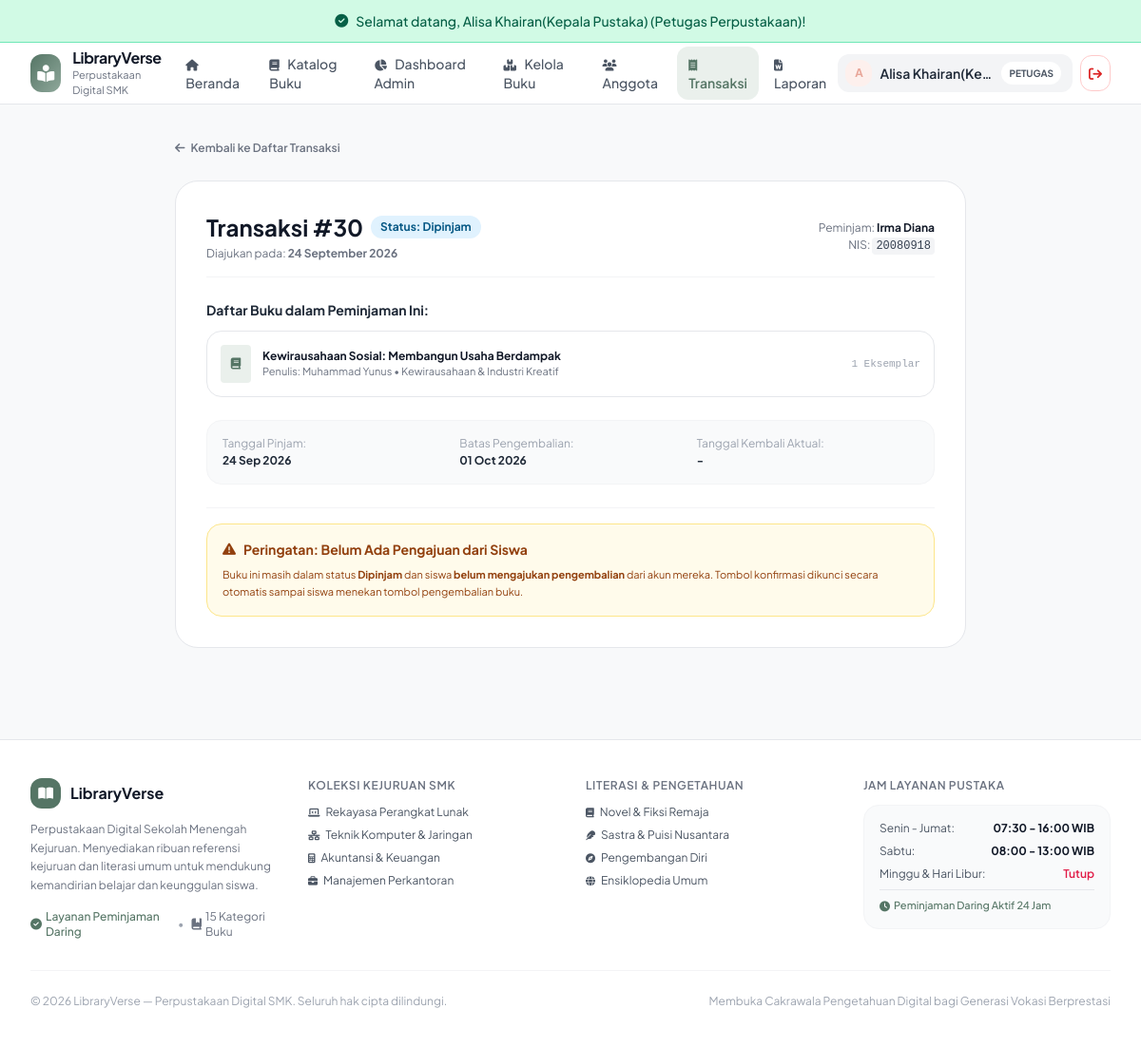
Screenshot of /index.php?c=transaksi&a=detail&id=30 (signed in) with the database file from the repository.
### tables this page shows
CREATE TABLE `transaksi` (
  `id_transaksi` int(11) NOT NULL,
  `id_pengguna` int(11) DEFAULT NULL,
  `id_admin` int(11) DEFAULT NULL,
  `tgl_pengajuan` date NOT NULL,
  `tgl_pinjam` date DEFAULT NULL,
  `batas_kembali` date DEFAULT NULL,
  `tgl_kembali` date DEFAULT NULL,
  `status` enum('menunggu','dipinjam','menunggu_kembali','dikembalikan','ditolak') NOT NULL DEFAULT 'dipinjam',
  `total_denda` decimal(10,2) NOT NULL DEFAULT 0.00
);

CREATE TABLE `pengguna` (
  `id_pengguna` int(11) NOT NULL,
  `nis` varchar(20) NOT NULL,
  `nama_lengkap` varchar(80) NOT NULL,
  `username` varchar(30) NOT NULL,
  `password` varchar(255) NOT NULL,
  `role` enum('user') NOT NULL DEFAULT 'user',
  `status` enum('Aktif','Non-Aktif') NOT NULL DEFAULT 'Aktif'
);

CREATE TABLE `detail_transaksi` (
  `id_detail` int(11) NOT NULL,
  `id_transaksi` int(11) NOT NULL,
  `id_buku` int(11) NOT NULL,
  `jumlah` int(5) NOT NULL DEFAULT 1
);

CREATE TABLE `buku` (
  `id_buku` int(11) NOT NULL,
  `judul` varchar(150) NOT NULL,
  `penulis` varchar(80) NOT NULL,
  `id_kategori` int(11) NOT NULL,
  `id_penerbit` int(11) NOT NULL,
  `tahun_terbit` year(4) NOT NULL,
  `stok` int(5) NOT NULL DEFAULT 0,
  `gambar` varchar(100) DEFAULT NULL
);

CREATE TABLE `kategori` (
  `id_kategori` int(11) NOT NULL,
  `nama_kategori` varchar(60) NOT NULL
);

### controller/TransaksiController.php (called while the page is built, shortened)
<?php
require_once __DIR__ . '/../model/DetailTransaksi.php';
class TransaksiController extends Controller {
    public function detail() {
        $id = (int)($_GET['id'] ?? 0);
        $transaksiModel = new Transaksi();
        $transaksi = $transaksiModel->getById('id_transaksi', $id);
        $detailModel = new DetailTransaksi();
        $detailBuku = $detailModel->getByTransaksi($id);
        $db = Database::getInstance()->getConnection();
        $stmtP = $db->prepare("SELECT * FROM pengguna WHERE id_pengguna = :id");
        $stmtP->execute([':id' => $transaksi['id_pengguna']]);
        $pengguna = $stmtP->fetch();
        $data = [
            'pageTitle' => 'Detail Transaksi #' . $transaksi['id_transaksi'],
            'transaksi' => $transaksi,
            'detailBuku' => $detailBuku,
            'pengguna' => $pengguna
        ];
        $this->view('admin/transaksi/detail', $data);
    }
}
?>

### config/Database.php (called while the page is built, shortened)
<?php
class Database {
    private $host = "sql103.infinityfree.com";
    private $user = "if0_42759950";
    private $pass = "N4VhNZeZ2y";
    private $dbname = "if0_42759950_xii_rpl_1_alisa_paket4";
    private $charset = "utf8mb4";
    private static $instance = null;
    private $dbh;
    private function __construct() {
        $dsn = "mysql:host=" . $this->host . ";dbname=" . $this->dbname . ";charset=" . $this->charset;
        $options = [
            PDO::ATTR_PERSISTENT => true,
            PDO::ATTR_ERRMODE => PDO::ERRMODE_EXCEPTION,
            PDO::ATTR_DEFAULT_FETCH_MODE => PDO::FETCH_ASSOC,
            PDO::ATTR_EMULATE_PREPARES => false,
        ];
        try {
            $this->dbh = new PDO($dsn, $this->user, $this->pass, $options);
        } catch (PDOException $e) {
            $this->error = $e->getMessage();
            die("Koneksi Database Gagal: " . $this->error . "<br>Pastikan database <b>xii_rpl_1_alisa_paket4</b> sudah di-import di phpMyAdmin!");
        }
    }
    public static function getInstance() {
        if (self::$instance === null) {
            self::$instance = new self();
        }
        return self::$instance;
    }
    public function getConnection() {
        return $this->dbh;
    }
}
?>

### model/Model.php (called while the page is built, shortened)
<?php
require_once __DIR__ . '/../config/Database.php';
abstract class Model {
    protected $db;
    protected $table;
    public function __construct() {
        $this->db = Database::getInstance()->getConnection();
    }
    public function getById($column, $id) {
        $stmt = $this->db->prepare("SELECT * FROM {$this->table} WHERE {$column} = :id LIMIT 1");
        $stmt->execute([':id' => $id]);
        return $stmt->fetch();
    }
}

### model/DetailTransaksi.php (called while the page is built, shortened)
<?php
require_once __DIR__ . '/Model.php';
class DetailTransaksi extends Model {
    public function getByTransaksi($id_transaksi) {
        $sql = "SELECT dt.*, b.judul, b.penulis, b.tahun_terbit, b.gambar, k.nama_kategori
                FROM detail_transaksi dt
                JOIN buku b ON dt.id_buku = b.id_buku
                LEFT JOIN kategori k ON b.id_kategori = k.id_kategori
                WHERE dt.id_transaksi = :id_transaksi";
        $stmt = $this->db->prepare($sql);
        $stmt->execute([':id_transaksi' => $id_transaksi]);
        return $stmt->fetchAll();
    }
}
?>

### view/admin/transaksi/detail.php (the view, shortened to what this page needs)
<div class="max-w-4xl mx-auto px-4 sm:px-6 lg:px-8 py-8 space-y-6">
    <div class="mb-4">
        <a href="index.php?c=transaksi&a=index" class="text-xs font-semibold text-gray-500 hover:text-gray-800 transition inline-flex items-center gap-1.5">
            <i class="fa-solid fa-arrow-left"></i> Kembali ke Daftar Transaksi
        </a>
    </div>
    <div class="bg-white rounded-3xl p-6 sm:p-8 border border-gray-200 shadow-xs space-y-6">
        <div class="flex flex-col sm:flex-row sm:items-center justify-between border-b border-gray-100 pb-4 gap-4">
            <div>
                <div class="flex items-center gap-2">
                    <h1 class="text-xl sm:text-2xl font-bold text-gray-900">Transaksi #<?= $transaksi['id_transaksi'] ?></h1>
                    <?php
                        $statusTrans = trim($transaksi['status'] ?? 'menunggu');
                        $badgeBg = 'bg-gray-100 text-gray-800';
                        if ($statusTrans === 'menunggu') $badgeBg = 'bg-amber-100 text-amber-800';
                        elseif ($statusTrans === 'dipinjam') $badgeBg = 'bg-sky-100 text-sky-800';
                        elseif ($statusTrans === 'menunggu_kembali') $badgeBg = 'bg-purple-100 text-purple-800';
                        elseif ($statusTrans === 'dikembalikan') $badgeBg = 'bg-emerald-100 text-emerald-800';
                        elseif ($statusTrans === 'ditolak') $badgeBg = 'bg-red-100 text-red-800';
                    ?>
                    <span class="px-2.5 py-1 rounded-full text-xs font-bold <?= $badgeBg ?>">
                        Status: <?= $statusTrans === 'menunggu_kembali' ? 'Menunggu Konfirmasi' : ucfirst($statusTrans) ?>
                    </span>
                </div>
                <p class="text-xs text-gray-500 mt-1">Diajukan pada: <strong><?= !empty($transaksi['tgl_pengajuan']) ? date('d F Y', strtotime($transaksi['tgl_pengajuan'])) : '-' ?></strong></p>
            </div>
            <div class="text-left sm:text-right text-xs text-gray-500 space-y-0.5">
                <span class="block">Peminjam: <strong class="text-gray-900"><?= htmlspecialchars($pengguna['nama_lengkap'] ?? $transaksi['nama_peminjam'] ?? '-') ?></strong></span>
                <span class="block">NIS: <code class="bg-gray-100 px-1 py-0.5 rounded text-gray-700"><?= htmlspecialchars($pengguna['nis'] ?? $transaksi['nis'] ?? '-') ?></code></span>
            </div>
        </div>
        <div class="space-y-3">
            <h3 class="font-bold text-gray-800 text-sm">Daftar Buku dalam Peminjaman Ini:</h3>
            <div class="border border-gray-200 rounded-2xl divide-y divide-gray-100 overflow-hidden text-xs">
                <?php foreach ($detailBuku as $b): ?>
                    <div class="p-3.5 flex items-center justify-between hover:bg-gray-50/50">
                        <div class="flex items-center gap-3">
                            <div class="w-8 h-10 bg-[#EAF0EC] rounded text-[#557565] flex items-center justify-center font-bold text-xs">
                                <i class="fa-solid fa-book"></i>
                            </div>
                            <div>
                                <strong class="text-gray-900 block"><?= htmlspecialchars($b['judul']) ?></strong>
                                <span class="text-gray-500 text-[11px]">Penulis: <?= htmlspecialchars($b['penulis']) ?> • <?= htmlspecialchars($b['nama_kategori'] ?? 'Umum') ?></span>
                            </div>
                        </div>
                        <span class="text-gray-400 font-mono text-[11px]">1 Eksemplar</span>
                    </div>
                <?php endforeach; ?>
            </div>
        </div>
        <div class="grid grid-cols-1 sm:grid-cols-3 gap-4 bg-gray-50 rounded-2xl p-4 text-xs border border-gray-100">
            <div>
                <span class="text-gray-400 block mb-0.5">Tanggal Pinjam:</span>
                <strong class="text-gray-800"><?= !empty($transaksi['tgl_pinjam']) ? date('d M Y', strtotime($transaksi['tgl_pinjam'])) : '-' ?></strong>
            </div>
            <div>
                <span class="text-gray-400 block mb-0.5">Batas Pengembalian:</span>
                <strong class="text-gray-800"><?= !empty($transaksi['batas_kembali']) ? date('d M Y', strtotime($transaksi['batas_kembali'])) : '-' ?></strong>
            </div>
            <div>
                <span class="text-gray-400 block mb-0.5">Tanggal Kembali Aktual:</span>
                <strong class="text-gray-800"><?= !empty($transaksi['tgl_kembali']) ? date('d M Y', strtotime($transaksi['tgl_kembali'])) : '-' ?></strong>
            </div>
        </div>
        <div class="pt-4 border-t border-gray-100">
            <?php if ($statusTrans === 'menunggu'): ?>
                <div class="space-y-4">
                    <h3 class="font-bold text-gray-800 text-sm">Persetujuan Transaksi (Approval)</h3>
                    <form action="index.php?c=transaksi&a=approve" method="POST" class="grid grid-cols-1 sm:grid-cols-3 gap-4 text-xs items-end">
                        <input type="hidden" name="id_transaksi" value="<?= $transaksi['id_transaksi'] ?>">
                        <div class="space-y-1">
                            <label class="font-semibold text-gray-700">Tanggal Pinjam</label>
                            <input type="date" name="tgl_pinjam" value="<?= date('Y-m-d') ?>" class="w-full px-3 py-2 rounded-xl border border-gray-200 bg-white">
                        </div>
                        <div class="space-y-1">
                            <label class="font-semibold text-gray-700">Durasi Peminjaman</label>
                            <select name="durasi_hari" class="w-full px-3 py-2 rounded-xl border border-gray-200 bg-white">
                                <option value="7" selected>7 Hari (Standar Siswa)</option>
                                <option value="14">14 Hari (2 Minggu)</option>
                                <option value="3">3 Hari (Ujian Singkat)</option>
                            </select>
                        </div>
                        <div class="flex items-center gap-2">
                            <button type="submit" class="flex-grow py-2 rounded-xl bg-emerald-600 hover:bg-emerald-700 text-white font-bold transition">
                                <i class="fa-solid fa-check mr-1"></i> Setujui Pinjam
                            </button>
                            <a href="index.php?c=transaksi&a=reject&id=<?= $transaksi['id_transaksi'] ?>" onclick="return confirm('Tolak pengajuan peminjaman ini?');" class="py-2 px-3 rounded-xl border border-red-200 text-red-600 hover:bg-red-50 font-semibold transition">
                                Tolak
                            </a>
                        </div>
                    </form>
                </div>
            <?php elseif ($statusTrans === 'dipinjam'): ?>
                <div class="p-4 rounded-2xl bg-amber-50 border border-amber-200 text-amber-800 text-xs space-y-2">
                    <div class="flex items-center gap-2 font-bold text-sm">
                        <i class="fa-solid fa-triangle-exclamation"></i>
                        <span>Peringatan: Belum Ada Pengajuan dari Siswa</span>
                    </div>
                    <p class="text-[11px] leading-relaxed">
                        Buku ini masih dalam status <strong>Dipinjam</strong> dan siswa <strong>belum mengajukan pengembalian</strong> dari akun mereka. Tombol konfirmasi dikunci secara otomatis sampai siswa menekan tombol pengembalian buku.
                    </p>
                </div>
            <?php endif; ?>
        </div>
    </div>
</div>

### view/templates/header.php (style rules this page uses)
body { font-family: 'Plus Jakarta Sans', sans-serif; background-color: #F8F9FA; color: #2D3748; }

### rows the page displays
transaksi: id_transaksi "30", status "Dipinjam", tgl_pengajuan "24 September 2026", tgl_pinjam "24 Sep 2026", batas_kembali "01 Oct 2026"
pengguna: nama_lengkap "Irma Diana", nis "20080918"
detail_transaksi: id_buku.judul "Kewirausahaan Sosial: Membangun Usaha Berdampak", id_buku.penulis "Muhammad Yunus", kategori.nama_kategori "Kewirausahaan & Industri Kreatif"

### other values shown
$flash['message'] "Selamat datang, Alisa Khairan(Kepala Pustaka) (Petugas Perpustakaan)!"
substr($userName, 0, 1) "A"
$userName "Alisa Khairan(Ke…"
